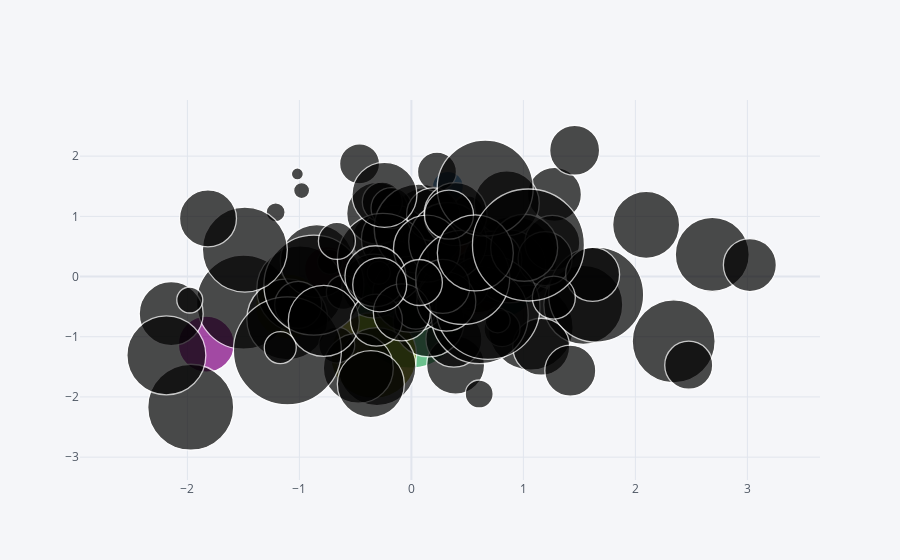

Write notebook code for a chart like this one.
### Markdown cell above
### Bubble Plot

### Code cell
df.iplot(kind='bubble',x='A',y='B',size='C')
